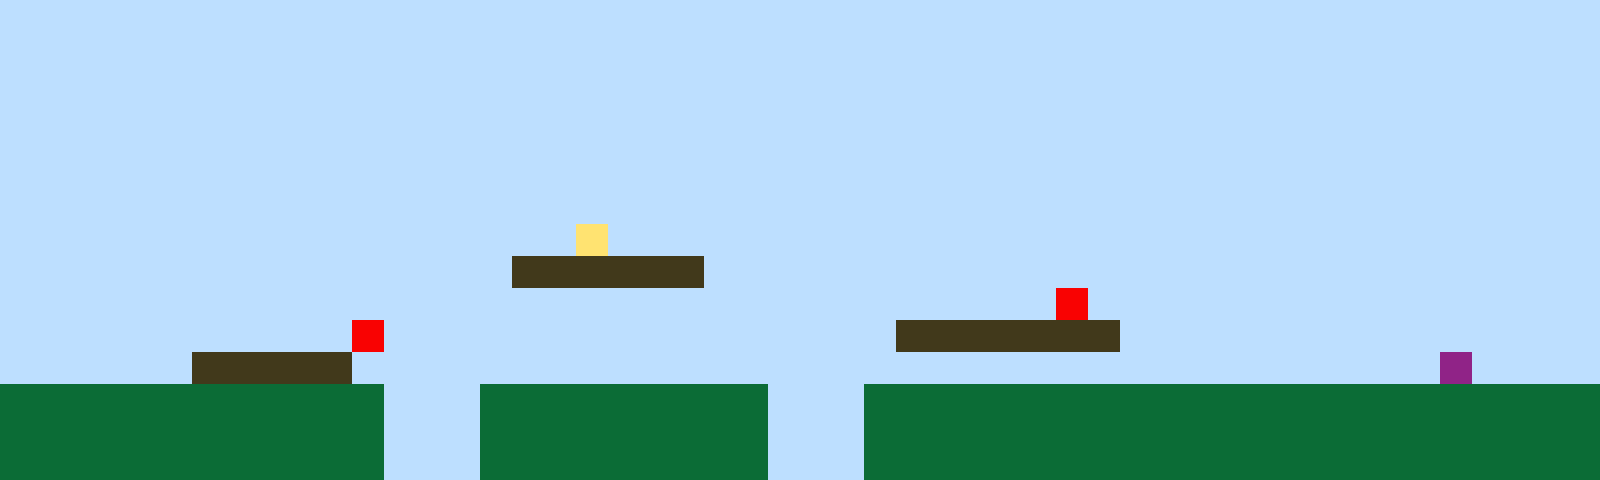

This game map was drawn from its Tiled (.tmx) file and the tilesets committed beside it. A one-line description and the full map source follow:
An orthogonal 50x15 tile map with 32x32 px tiles, 1 tile layer (Tile Layer 1).

<map version="1.10" tiledversion="1.11.2" orientation="orthogonal" renderorder="right-up" width="50" height="15" tilewidth="32" tileheight="32" infinite="0" nextlayerid="2" nextobjectid="1"><editorsettings><export target="map1.csv" format="csv" /></editorsettings><tileset firstgid="1" name="sprites" tilewidth="32" tileheight="32" tilecount="6" columns="3"><image source="sprites.png" width="96" height="64" /></tileset><layer id="1" name="Tile Layer 1" width="50" height="15"><data encoding="csv">1,1,1,1,1,1,1,1,1,1,1,1,1,1,1,1,1,1,1,1,1,1,1,1,1,1,1,1,1,1,1,1,1,1,1,1,1,1,1,1,1,1,1,1,1,1,1,1,1,1,1,1,1,1,1,1,1,1,1,1,1,1,1,1,1,1,1,1,1,1,1,1,1,1,1,1,1,1,1,1,1,1,1,1,1,1,1,1,1,1,1,1,1,1,1,1,1,1,1,1,1,1,1,1,1,1,1,1,1,1,1,1,1,1,1,1,1,1,1,1,1,1,1,1,1,1,1,1,1,1,1,1,1,1,1,1,1,1,1,1,1,1,1,1,1,1,1,1,1,1,1,1,1,1,1,1,1,1,1,1,1,1,1,1,1,1,1,1,1,1,1,1,1,1,1,1,1,1,1,1,1,1,1,1,1,1,1,1,1,1,1,1,1,1,1,1,1,1,1,1,1,1,1,1,1,1,1,1,1,1,1,1,1,1,1,1,1,1,1,1,1,1,1,1,1,1,1,1,1,1,1,1,1,1,1,1,1,1,1,1,1,1,1,1,1,1,1,1,1,1,1,1,1,1,1,1,1,1,1,1,1,1,1,1,1,1,1,1,1,1,1,1,1,1,1,1,1,1,1,1,1,1,1,1,1,1,1,1,1,1,1,1,1,1,1,1,1,1,1,1,1,1,1,1,1,1,1,1,1,1,1,1,1,1,1,1,1,1,1,1,1,1,1,1,1,1,1,1,1,1,1,1,1,1,1,1,1,1,1,1,1,1,1,1,1,1,1,1,1,1,1,1,1,1,1,1,1,1,1,1,1,1,1,1,1,1,1,1,4,1,1,1,1,1,1,1,1,1,1,1,1,1,1,1,1,1,1,1,1,1,1,1,1,1,1,1,1,1,1,1,1,1,1,1,1,1,1,1,1,1,1,1,1,1,1,1,3,3,3,3,3,3,1,1,1,1,1,1,1,1,1,1,1,1,1,1,1,1,1,1,1,1,1,1,1,1,1,1,1,1,1,1,1,1,1,1,1,1,1,1,1,1,1,1,1,1,1,1,1,1,1,1,1,1,1,1,1,1,1,1,1,1,1,5,1,1,1,1,1,1,1,1,1,1,1,1,1,1,1,1,1,1,1,1,1,1,1,1,1,1,1,5,1,1,1,1,1,1,1,1,1,1,1,1,1,1,1,1,3,3,3,3,3,3,3,1,1,1,1,1,1,1,1,1,1,1,1,1,1,1,1,1,1,1,1,1,3,3,3,3,3,1,1,1,1,1,1,1,1,1,1,1,1,1,1,1,1,1,1,1,1,1,1,1,1,1,1,1,1,1,1,1,1,1,1,6,1,1,1,1,2,2,2,2,2,2,2,2,2,2,2,2,1,1,1,2,2,2,2,2,2,2,2,2,1,1,1,2,2,2,2,2,2,2,2,2,2,2,2,2,2,2,2,2,2,2,2,2,2,2,2,2,2,2,2,2,2,2,2,2,2,2,1,1,1,2,2,2,2,2,2,2,2,2,1,1,1,2,2,2,2,2,2,2,2,2,2,2,2,2,2,2,2,2,2,2,2,2,2,2,2,2,2,2,2,2,2,2,2,2,2,2,1,1,1,2,2,2,2,2,2,2,2,2,1,1,1,2,2,2,2,2,2,2,2,2,2,2,2,2,2,2,2,2,2,2,2,2,2,2</data></layer></map>
